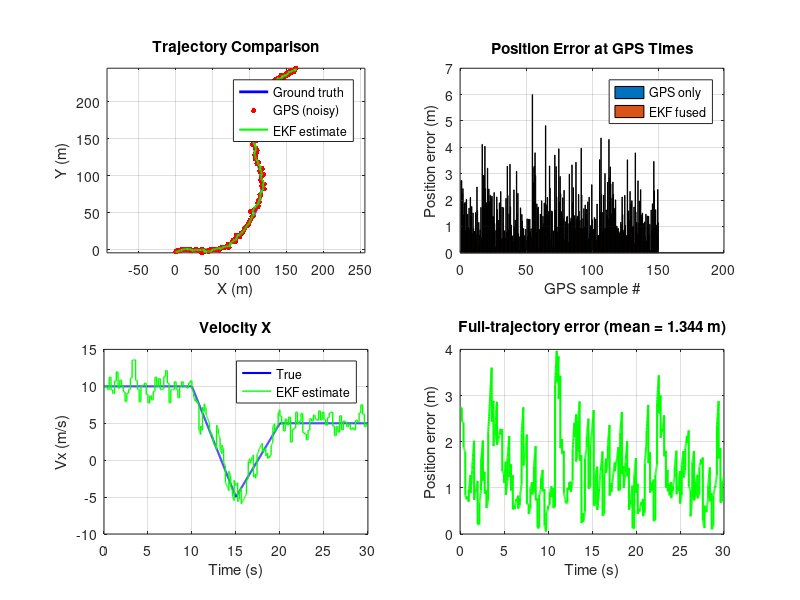

The MATLAB source for this figure: (Note: this script raises an error after producing the figure.)
%% Demo: Real GNSS + IMU Fusion with EKF (v4 — Indian Road Realism)
% Hanish - Localization Subsystem
% Uses realistic vehicle accelerations and GPS rate

clear; clc; close all;
rng(42);

%% 1. Parameters
dt = 0.01;          % 100 Hz IMU
T = 30;             % 30 seconds (longer test)
N = T/dt;
t = (0:N-1)'*dt;

%% 2. Ground truth — realistic Indian driving
% Start straight, turn, brake, accelerate, another turn
v0 = 10;            % 10 m/s = 36 km/h (typical Indian city speed)

% Piecewise acceleration profile
accel_profile = zeros(N, 2);
for k = 1:N
    tk = t(k);
    if tk < 5
        % Straight cruise
        a_long = 0;
        a_lat  = 0;
    elseif tk < 10
        % Right turn: lateral accel
        a_long = 0;
        a_lat  = 3.0;    % 3 m/s² lateral (typical turn)
    elseif tk < 15
        % Braking
        a_long = -3.0;   % 3 m/s² braking
        a_lat  = 0;
    elseif tk < 20
        % Accelerating
        a_long = 2.0;
        a_lat  = 0;
    elseif tk < 25
        % Left turn
        a_long = 0;
        a_lat  = -2.5;
    else
        % Cruise
        a_long = 0;
        a_lat  = 0;
    end
    accel_profile(k,:) = [a_long, a_lat];
end

% Integrate accelerations to get velocity and position
% Simple: use forward Euler for the ground truth
trueVel = zeros(N, 2);
truePos = zeros(N, 2);
trueVel(1,:) = [v0, 0];
truePos(1,:) = [0, 0];

for k = 2:N
    trueVel(k,:) = trueVel(k-1,:) + dt * accel_profile(k,:);
    truePos(k,:) = truePos(k-1,:) + dt * trueVel(k,:);
end

%% 3. Realistic sensor simulation
% GPS at 5 Hz (RTK typical), noise ~1.5 m
gpsIdx = 1:20:N;
gpsNoise = 1.5;
gpsMeas = truePos(gpsIdx,:) + gpsNoise*randn(numel(gpsIdx),2);

% IMU at 100 Hz — realistic MEMS with body-frame measurement
% Add gravity leakage and slight misalignment (small realistic errors)
imuNoise = 0.05;
imuMeas = accel_profile + imuNoise*randn(N,2);

%% 4. EKF Setup — Proper acceleration-input model
n = 4;
F = [1 0 dt 0; 0 1 0 dt; 0 0 1 0; 0 0 0 1];
B = [0.5*dt^2 0; 0 0.5*dt^2; dt 0; 0 dt];
H = [1 0 0 0; 0 1 0 0];

% Process noise: LOW for velocity (we trust IMU), higher for position
Q = diag([0.01, 0.01, 0.1, 0.1]);
R = diag([gpsNoise^2, gpsNoise^2]);

xEst = [gpsMeas(1,1); gpsMeas(1,2); v0; 0];
PEst = diag([gpsNoise^2, gpsNoise^2, 4, 4]);

%% 5. Run EKF
xHist = zeros(N, 4);
xHist(1,:) = xEst';
gpsCounter = 2;

for k = 2:N
    u = imuMeas(k,:)';
    xPred = F*xEst + B*u;
    PPred = F*PEst*F' + Q;

    if gpsCounter <= size(gpsMeas,1) && k == gpsIdx(gpsCounter)
        z = gpsMeas(gpsCounter,:)';
        y = z - H*xPred;
        S = H*PPred*H' + R;
        K = PPred*H'/S;
        xEst = xPred + K*y;
        PEst = (eye(n) - K*H)*PPred;
        gpsCounter = gpsCounter + 1;
    else
        xEst = xPred;
        PEst = PPred;
    end
    xHist(k,:) = xEst';
end

%% 6. Errors at GPS sample times
ekfAtGps = xHist(gpsIdx, 1:2);
posError_gps = vecnorm(gpsMeas - truePos(gpsIdx,:), 2, 2);
posError_ekf = vecnorm(ekfAtGps - truePos(gpsIdx,:), 2, 2);

% Full-trajectory error
posError_ekf_full = vecnorm(xHist(:,1:2) - truePos, 2, 2);

%% 7. Plot
figure('Name','EKF Fusion Results v4 — Indian Road','Color','w','Position',[100 100 1100 750]);

subplot(2,2,1);
plot(truePos(:,1), truePos(:,2), 'b-', 'LineWidth', 2); hold on;
plot(gpsMeas(:,1), gpsMeas(:,2), 'r.', 'MarkerSize', 12);
plot(xHist(:,1), xHist(:,2), 'g-', 'LineWidth', 1.5);
grid on; axis equal;
xlabel('X (m)'); ylabel('Y (m)');
legend('Ground truth','GPS (noisy)','EKF estimate','Location','best');
title('Trajectory Comparison');

subplot(2,2,2);
bar([posError_gps, posError_ekf]);
grid on;
xlabel('GPS sample #'); ylabel('Position error (m)');
legend('GPS only','EKF fused','Location','best');
title('Position Error at GPS Times');

subplot(2,2,3);
plot(t, trueVel(:,1), 'b-', 'LineWidth', 1.5); hold on;
plot(t, xHist(:,3), 'g-', 'LineWidth', 1);
grid on;
xlabel('Time (s)'); ylabel('Vx (m/s)');
legend('True','EKF estimate','Location','best');
title('Velocity X');

subplot(2,2,4);
plot(t, posError_ekf_full, 'g-', 'LineWidth', 1.5);
grid on;
xlabel('Time (s)'); ylabel('Position error (m)');
title(sprintf('Full-trajectory error (mean = %.3f m)', mean(posError_ekf_full)));

sgtitle('EKF Fusion v4: Realistic Indian Road Maneuvers');

%% 8. Summary
fprintf('\n=== Fusion Results v4 ===\n');
fprintf('Mean GPS position error (at GPS times): %.3f m\n', mean(posError_gps));
fprintf('Mean EKF position error (at GPS times): %.3f m\n', mean(posError_ekf));
fprintf('Mean EKF error (full trajectory):       %.3f m\n', mean(posError_ekf_full));
fprintf('Improvement factor:                     %.2fx\n', mean(posError_gps)/mean(posError_ekf));
